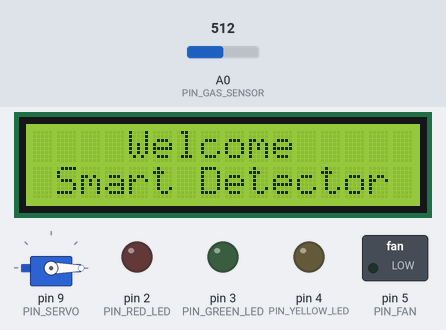
A sketch run on a simulated Arduino Uno, built with avr-gcc and run on an emulated ATmega328P. On the bench: servo, 16×2 character LCD, switched loads named in the sketch (green lamp = pin HIGH), output pins drawn as LEDs (lit = HIGH). Inputs (shaded band) come from the test bench; at power-on: A0 (PIN_GAS_SENSOR) = 512. The modem accepts every AT command (registered, SIM ready, sends succeed) and sends nothing else; what the sketch prints to the serial monitor is not drawn.

Above: at 0.1 s.
At 2.27 s:
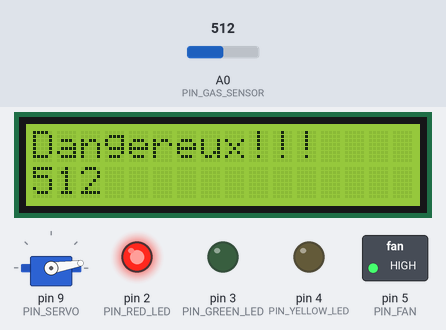
At 2.88 s:
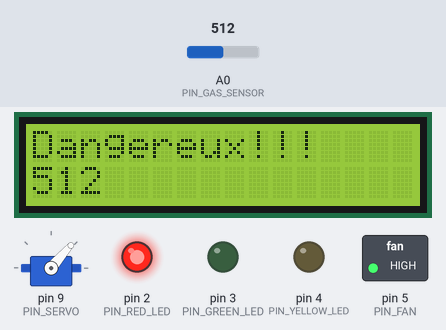
At 3.5 s:
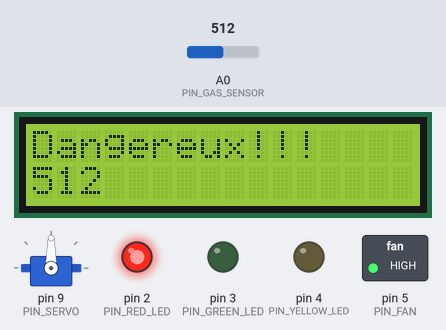
Timing chart, 0 to 5.0 s (numbered marks = the images above):
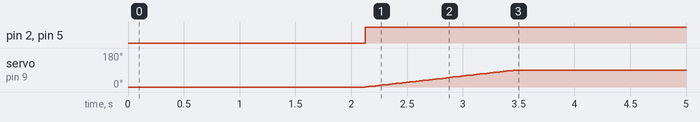

The sketch:

smart_detector_full.ino
```cpp
/*
 * Smart Detector - full version
 * (detection + visual warning + SMS/call alert + window opening + fan extraction)
 *
 * Hardware : Arduino UNO, MQ-5 gas sensor, 16x2 I2C LCD, red / yellow / green LEDs,
 *            SIM800L GSM module, SG90 servo (window), DC fan driven through a transistor/MOSFET
 * Libraries: LiquidCrystal I2C (Frank de Brabander), Servo, SoftwareSerial
 *
 * Zones:
 *   value >  DANGER_THRESHOLD  -> red LED, fan ON, window opened (90 deg), SMS + call
 *   value >  WARNING_THRESHOLD -> yellow LED, fan ON, window closed (0 deg), SMS + call
 *   otherwise                  -> green LED, fan OFF
 */

#include <LiquidCrystal_I2C.h>
#include <Servo.h>
#include <SoftwareSerial.h>

// ----------------------------------------------------------------------------
// Configuration
// ----------------------------------------------------------------------------

const char PHONE_NUMBER[] = "+212XXXXXXXXX";  // number that receives the SMS and the call

const uint8_t PIN_RED_LED    = 2;
const uint8_t PIN_GREEN_LED  = 3;
const uint8_t PIN_YELLOW_LED = 4;
// Must not be 10 or 11: those pins are used by SoftwareSerial for the SIM800L.
const uint8_t PIN_FAN        = 5;
const uint8_t PIN_SERVO      = 9;
const uint8_t PIN_SIM_RX     = 10;  // Arduino RX  <- SIM800L TXD
const uint8_t PIN_SIM_TX     = 11;  // Arduino TX  -> SIM800L RXD
const uint8_t PIN_GAS_SENSOR = A0;

const int DANGER_THRESHOLD  = 500;
const int WARNING_THRESHOLD = 250;

// Set to false to alert only in the danger zone, as in the flowchart of the presentation.
const bool ALERT_ON_WARNING = true;

const int WINDOW_CLOSED_DEG = 0;
const int WINDOW_OPEN_DEG   = 90;
const unsigned long SERVO_STEP_DELAY_MS = 15;

// Minimum time between two alerts of the same level, so a reading oscillating around a
// threshold does not flood the phone with SMS and calls.
const unsigned long ALERT_COOLDOWN_MS = 120000UL;
// The SIM800L needs a few seconds to finish sending the SMS before it accepts a call.
const unsigned long SMS_TO_CALL_DELAY_MS = 5000;

const uint8_t LCD_ADDRESS = 0x27;
const uint8_t LCD_COLUMNS = 16;
const uint8_t LCD_ROWS    = 2;

const unsigned long LOOP_DELAY_MS = 100;

// ----------------------------------------------------------------------------

enum GasLevel : uint8_t { GAS_SAFE, GAS_WARNING, GAS_DANGER };

LiquidCrystal_I2C lcd(LCD_ADDRESS, LCD_COLUMNS, LCD_ROWS);
SoftwareSerial sim(PIN_SIM_RX, PIN_SIM_TX);
Servo windowServo;

int windowAngle = WINDOW_CLOSED_DEG;
GasLevel lastAlertLevel = GAS_SAFE;
unsigned long lastAlertMs = 0;

GasLevel classify(int value) {
  if (value > DANGER_THRESHOLD)  return GAS_DANGER;
  if (value > WARNING_THRESHOLD) return GAS_WARNING;
  return GAS_SAFE;
}

// Overwrites the whole row instead of calling lcd.clear() every loop, which flickers.
void printLine(uint8_t row, const String &text) {
  lcd.setCursor(0, row);
  lcd.print(text);
  for (uint8_t i = text.length(); i < LCD_COLUMNS; i++) {
    lcd.print(' ');
  }
}

void setLeds(bool red, bool yellow, bool green) {
  digitalWrite(PIN_RED_LED, red ? HIGH : LOW);
  digitalWrite(PIN_YELLOW_LED, yellow ? HIGH : LOW);
  digitalWrite(PIN_GREEN_LED, green ? HIGH : LOW);
}

void setFan(bool on) {
  digitalWrite(PIN_FAN, on ? HIGH : LOW);
}

void moveWindowTo(int targetDeg) {
  int step = (targetDeg > windowAngle) ? 1 : -1;
  while (windowAngle != targetDeg) {
    windowAngle += step;
    windowServo.write(windowAngle);
    delay(SERVO_STEP_DELAY_MS);
  }
}

void sendSms(const char *text) {
  sim.println(F("AT+CMGF=1"));  // text mode
  delay(200);
  sim.print(F("AT+CMGS=\""));
  sim.print(PHONE_NUMBER);
  sim.println(F("\""));
  delay(200);
  sim.print(text);
  delay(100);
  sim.write(26);  // Ctrl+Z ends the message
  delay(200);
}

void callNumber() {
  sim.print(F("ATD"));
  sim.print(PHONE_NUMBER);
  sim.println(F(";"));
}

void alertUser(GasLevel level, int gasValue) {
  char message[48];
  snprintf(message, sizeof(message), "Smart Detector: gas %s (%d)",
           level == GAS_DANGER ? "DANGER" : "warning", gasValue);
  Serial.print(F("ALERT -> "));
  Serial.println(message);

  sendSms(message);
  delay(SMS_TO_CALL_DELAY_MS);
  callNumber();
}

void updateAlert(GasLevel level, int gasValue) {
  unsigned long now = millis();
  bool cooledDown = (now - lastAlertMs) >= ALERT_COOLDOWN_MS;
  bool escalated = level > lastAlertLevel;
  bool alertable = (level == GAS_DANGER) || (level == GAS_WARNING && ALERT_ON_WARNING);

  if (alertable && (escalated || cooledDown)) {
    alertUser(level, gasValue);
    lastAlertLevel = level;
    lastAlertMs = millis();
  } else if (level == GAS_SAFE && cooledDown) {
    lastAlertLevel = GAS_SAFE;
  }
}

void setup() {
  pinMode(PIN_RED_LED, OUTPUT);
  pinMode(PIN_GREEN_LED, OUTPUT);
  pinMode(PIN_YELLOW_LED, OUTPUT);
  pinMode(PIN_FAN, OUTPUT);
  pinMode(PIN_GAS_SENSOR, INPUT);
  setFan(false);

  Serial.begin(9600);
  sim.begin(9600);

  windowServo.attach(PIN_SERVO, 500, 2500);
  windowServo.write(windowAngle);

  lcd.init();
  lcd.backlight();
  printLine(0, "    Welcome");
  printLine(1, " Smart Detector");
  delay(2000);
}

void loop() {
  int gasValue = analogRead(PIN_GAS_SENSOR);
  Serial.println(gasValue);

  GasLevel level = classify(gasValue);

  switch (level) {
    case GAS_DANGER:
      printLine(0, "Dangereux!!!");
      printLine(1, String(gasValue));
      setLeds(true, false, false);
      setFan(true);
      moveWindowTo(WINDOW_OPEN_DEG);
      break;

    case GAS_WARNING:
      printLine(0, "l'environnement!");
      printLine(1, String(gasValue));
      setLeds(false, true, false);
      setFan(true);
      moveWindowTo(WINDOW_CLOSED_DEG);
      break;

    case GAS_SAFE:
      printLine(0, "aucun gas detect");
      printLine(1, String(gasValue));
      setLeds(false, false, true);
      setFan(false);
      break;
  }

  updateAlert(level, gasValue);

  delay(LOOP_DELAY_MS);
}
```

Measured:
- by itself, pin 2 (PIN_RED_LED), pin 5 (PIN_FAN): LOW → HIGH at 2.1 s
- by itself, servo on pin 9 (PIN_SERVO): moves from 0° to 90° over 1.3 s
